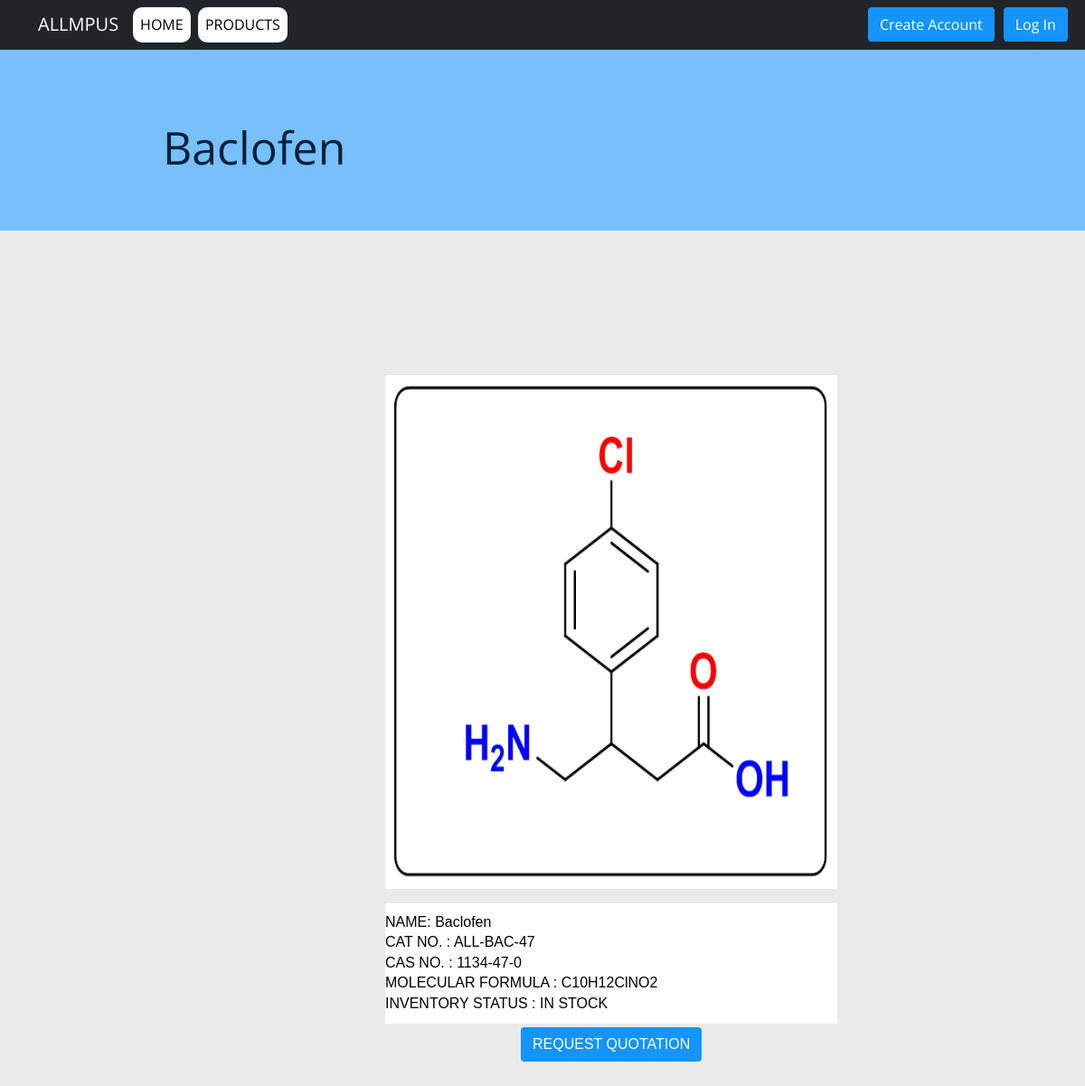
/43b11ed8-5624-4e35-ae60-80d8bf0ad607/product, run on the app's committed database.
### products/models.py (models this page shows)
class products(models.Model):
    id=models.UUIDField(primary_key=True,default=uuid.uuid4)
    product=models.CharField(max_length=100)
    img=models.ImageField(upload_to='static/product_img')
    cat_no=models.CharField(max_length=10)
    cas_no=models.CharField(max_length=50)
    mol_formula=models.CharField(max_length=50)
    inv_status=models.CharField(max_length=100)

### products/views.py (the view)
# urls.py: path('<uuid:pid>/product',views.single_prod,name='product_view'),
def single_prod(request,pid):
    product_obj=products.objects.filter(id=pid)
    return render(request,'products/single_product.html',{'product_obj':product_obj})

### products/templates/products/single_product.html (shortened to what this page needs)
{% extends 'products/home.html' %}
{% load static %}
{% block content %}
<link rel="stylesheet" href="{% static 'products/main.css' %}">
{% for product in product_obj %}
<div class="heading">
    <p style="left: 15%;">{{product.product}}</p>
  </div>
<div class="container" style="margin-bottom: 100px;">
    <div class="row" style="position: absolute;
                            left: 35%;
                            top:30%;
                            display: flex;
                            flex-wrap: wrap;
                            padding: 0 4px;
                            min-height:900px ;">
    <div class="column" style="flex:100%;
                                 padding: 0 4px;
                                 ">
        <img src="{{product.img.url}}" width="500" height="600" style="margin-top: 4px;
                                                                  vertical-align:middle;
                                                                  border-radius: 10px;"/><br>
        <p style="font-family: Arial, Helvetica, sans-serif; font-size: 16px; width: 500px; padding:10px 0px 10px 0px;">
            NAME: {{product.product}} <br>
            CAT NO. : {{product.cat_no}} <br>
            CAS NO. : {{product.cas_no}} <br>
            MOLECULAR FORMULA : {{product.mol_formula}} <br>
            INVENTORY STATUS : {{product.inv_status}} <br>
            <a href="{% url 'rfq' product.id %}" class="btn" style="color: white; background-color: #1494fd; position: absolute; top: 103%; left: 30%;"type="submit" id="header-links"> REQUEST QUOTATION </a>
        </p>
    </div>
{% endfor %}
    </div>
{% endblock %}

### products/static/products/main.css (style rules this page uses)
body { margin:0; color:#424242; background-image: url('images/bg.png'); font:300 16px/18px 'Open Sans',sans-serif; }
*,:after,:before { box-sizing:border-box }
a { color:inherit;text-decoration:none }
body { font: 100% / 1.414 "Open Sans", "Roboto", arial, sans-serif; background: #dbdbdb8e; }
a, [type="submit"] { transition: all .25s ease-in; }
.row { position: absolute; top:50%; display: flex; flex-wrap: wrap; padding: 0 4px; }
.column { flex:50%; padding: 0 4px; margin: 10px; padding-top: 15px; padding-bottom: 100px; }
.column img { padding-top: 16px; padding-bottom: 16px; vertical-align:middle; border-bottom-left-radius: 10px; border-bottom-right-radius: 10px; }
.column p { padding-left: 4px; width: 400px; position: absolute; display: inline-block; background-color: white; color: black; }
.heading { text-align: left; height: 200px; width: 100%; background-color: #60b8ffd2; color:#021f3b; font-size: 50px; }
.heading p { position: absolute; left: 10%; top: 10%; }

### data on the page
products: product "Baclofen", img (picture), cat_no "ALL-BAC-47", cas_no "1134-47-0", mol_formula "C10H12ClNO2", inv_status "IN STOCK"
